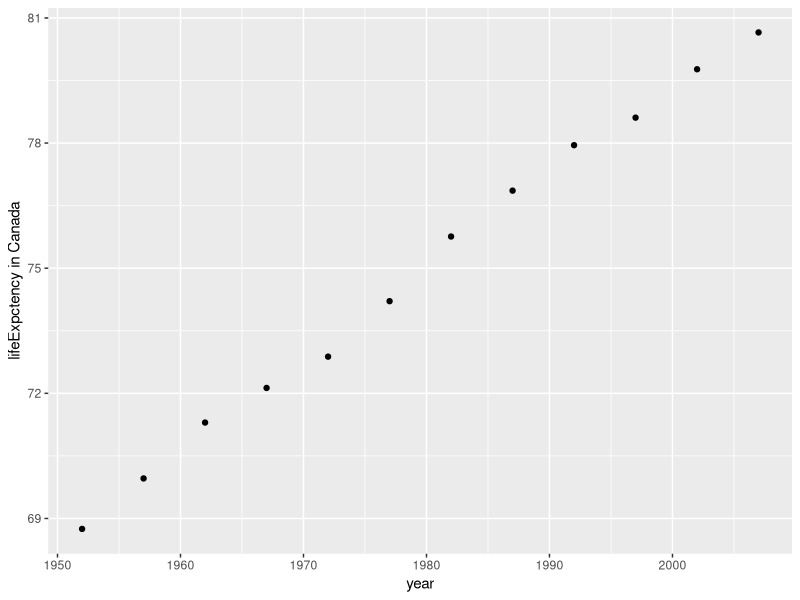

This figure's R source:
## ---- chunk 1
library(ggplot2)
library(dplyr)

Canada_gap_data <- read.delim("Canada_gap_data.tsv") %>% tbl_df()

p <- Canada_gap_data %>% 
	ggplot(aes(x=year, y=lifeExp))+
	geom_point()+
	ylab("lifeExpctency in Canada")

ggsave(filename = "gapminder.png",plot=p)
	
